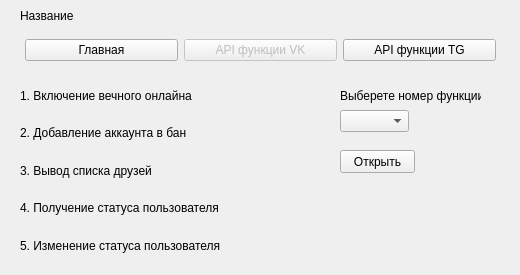
<?xml version="1.0" encoding="UTF-8"?>
<ui version="4.0">
 <class>Form</class>
 <widget class="QWidget" name="Form">
  <property name="geometry">
   <rect>
    <x>0</x>
    <y>0</y>
    <width>520</width>
    <height>275</height>
   </rect>
  </property>
  <property name="windowTitle">
   <string>Form</string>
  </property>
  <widget class="QWidget" name="horizontalLayoutWidget">
   <property name="geometry">
    <rect>
     <x>20</x>
     <y>30</y>
     <width>481</width>
     <height>41</height>
    </rect>
   </property>
   <layout class="QHBoxLayout" name="horizontalLayout">
    <property name="leftMargin">
     <number>5</number>
    </property>
    <property name="rightMargin">
     <number>5</number>
    </property>
    <item>
     <widget class="QPushButton" name="Main_vk">
      <property name="text">
       <string>Главная</string>
      </property>
     </widget>
    </item>
    <item>
     <widget class="QPushButton" name="VK">
      <property name="enabled">
       <bool>false</bool>
      </property>
      <property name="text">
       <string>API функции VK</string>
      </property>
     </widget>
    </item>
    <item>
     <widget class="QPushButton" name="TG_vk">
      <property name="text">
       <string>API функции TG</string>
      </property>
     </widget>
    </item>
   </layout>
  </widget>
  <widget class="QLabel" name="label">
   <property name="geometry">
    <rect>
     <x>20</x>
     <y>0</y>
     <width>231</width>
     <height>31</height>
    </rect>
   </property>
   <property name="styleSheet">
    <string notr="true">font: 75 15pt &quot;Times New Roman&quot;;</string>
   </property>
   <property name="frameShape">
    <enum>QFrame::NoFrame</enum>
   </property>
   <property name="lineWidth">
    <number>1</number>
   </property>
   <property name="text">
    <string>Название</string>
   </property>
  </widget>
  <widget class="QWidget" name="verticalLayoutWidget">
   <property name="geometry">
    <rect>
     <x>20</x>
     <y>80</y>
     <width>291</width>
     <height>181</height>
    </rect>
   </property>
   <layout class="QVBoxLayout" name="verticalLayout">
    <item>
     <widget class="QLabel" name="label_2">
      <property name="text">
       <string>1. Включение вечного онлайна</string>
      </property>
     </widget>
    </item>
    <item>
     <widget class="QLabel" name="label_3">
      <property name="text">
       <string>2. Добавление аккаунта в бан</string>
      </property>
     </widget>
    </item>
    <item>
     <widget class="QLabel" name="label_4">
      <property name="text">
       <string>3. Вывод списка друзей</string>
      </property>
     </widget>
    </item>
    <item>
     <widget class="QLabel" name="label_5">
      <property name="text">
       <string>4. Получение статуса пользователя</string>
      </property>
     </widget>
    </item>
    <item>
     <widget class="QLabel" name="label_6">
      <property name="text">
       <string>5. Изменение статуса пользователя</string>
      </property>
     </widget>
    </item>
   </layout>
  </widget>
  <widget class="QLabel" name="label_8">
   <property name="geometry">
    <rect>
     <x>340</x>
     <y>80</y>
     <width>141</width>
     <height>31</height>
    </rect>
   </property>
   <property name="text">
    <string>Выберете номер функции</string>
   </property>
  </widget>
  <widget class="QComboBox" name="nums">
   <property name="geometry">
    <rect>
     <x>340</x>
     <y>110</y>
     <width>69</width>
     <height>22</height>
    </rect>
   </property>
  </widget>
  <widget class="QPushButton" name="function">
   <property name="geometry">
    <rect>
     <x>340</x>
     <y>150</y>
     <width>75</width>
     <height>23</height>
    </rect>
   </property>
   <property name="text">
    <string>Открыть</string>
   </property>
  </widget>
 </widget>
 <resources/>
 <connections/>
</ui>
